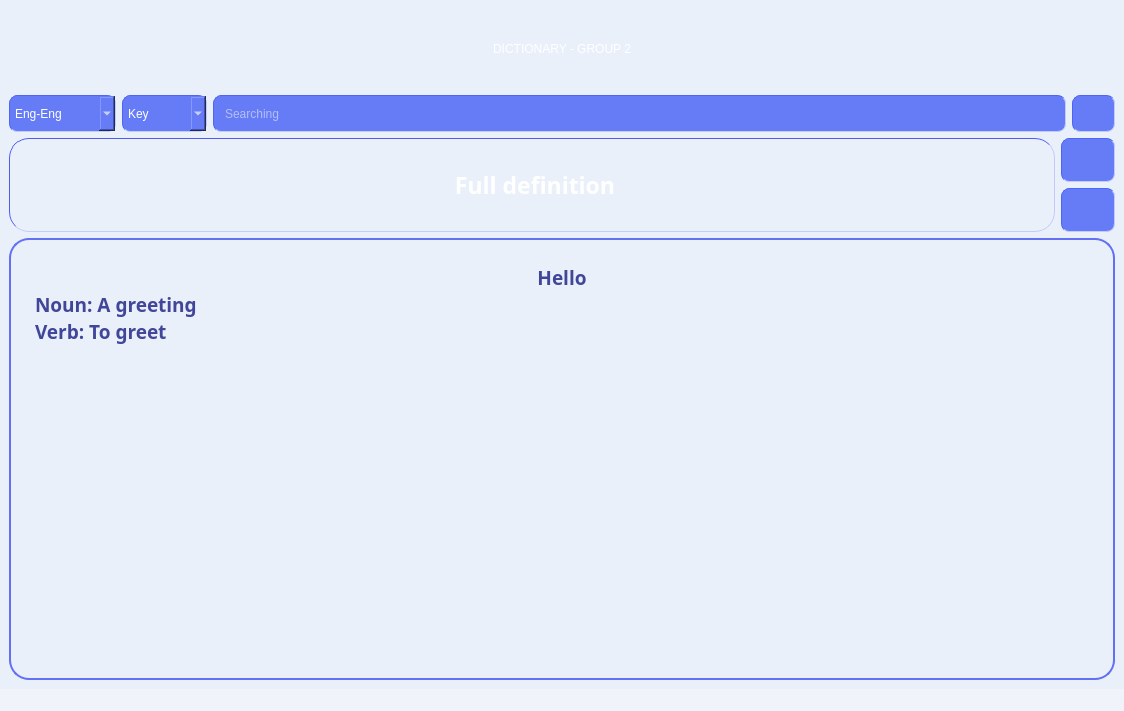
<?xml version="1.0" encoding="UTF-8"?>
<ui version="4.0">
 <class>MainWindow</class>
 <widget class="QMainWindow" name="MainWindow">
  <property name="geometry">
   <rect>
    <x>0</x>
    <y>0</y>
    <width>1124</width>
    <height>711</height>
   </rect>
  </property>
  <property name="font">
   <font>
    <family>Rounded Mplus 1c</family>
    <bold>true</bold>
   </font>
  </property>
  <property name="windowTitle">
   <string>MainWindow</string>
  </property>
  <property name="windowOpacity">
   <double>1.000000000000000</double>
  </property>
  <property name="layoutDirection">
   <enum>Qt::LeftToRight</enum>
  </property>
  <property name="autoFillBackground">
   <bool>false</bool>
  </property>
  <property name="styleSheet">
   <string notr="true">background-color: rgb(240, 243, 250);</string>
  </property>
  <widget class="QWidget" name="centralwidget">
   <property name="autoFillBackground">
    <bool>false</bool>
   </property>
   <property name="styleSheet">
    <string notr="true">background-color: rgb(233, 240, 250);</string>
   </property>
   <layout class="QGridLayout" name="gridLayout_3">
    <item row="1" column="0" colspan="2">
     <layout class="QGridLayout" name="gridLayout_5">
      <item row="0" column="2">
       <widget class="QComboBox" name="comboBox_2">
        <property name="sizePolicy">
         <sizepolicy hsizetype="Preferred" vsizetype="Preferred">
          <horstretch>4</horstretch>
          <verstretch>0</verstretch>
         </sizepolicy>
        </property>
        <property name="maximumSize">
         <size>
          <width>16777215</width>
          <height>10000000</height>
         </size>
        </property>
        <property name="focusPolicy">
         <enum>Qt::NoFocus</enum>
        </property>
        <property name="styleSheet">
         <string notr="true">padding: 5px;
border-color: rgb(77, 101, 246);
border-width : 1px;
border-style:inset;
border-radius: 8px;
  min-height: 1px;
  min-width: 1px;
color: white;
selection-color: rgb(39, 182, 240);
selection-background-color: rgb(77, 92, 245);
font: 11pt &quot;Comfortaa&quot;;
background-color: rgb(102, 124, 246);</string>
        </property>
        <item>
         <property name="text">
          <string>Key</string>
         </property>
        </item>
        <item>
         <property name="text">
          <string>Def</string>
         </property>
        </item>
       </widget>
      </item>
      <item row="0" column="0">
       <widget class="QComboBox" name="comboBox">
        <property name="sizePolicy">
         <sizepolicy hsizetype="Ignored" vsizetype="Ignored">
          <horstretch>5</horstretch>
          <verstretch>0</verstretch>
         </sizepolicy>
        </property>
        <property name="maximumSize">
         <size>
          <width>16777215</width>
          <height>10000000</height>
         </size>
        </property>
        <property name="contextMenuPolicy">
         <enum>Qt::DefaultContextMenu</enum>
        </property>
        <property name="styleSheet">
         <string notr="true">padding: 5px;
border-color: rgb(77, 101, 246);
border-width : 1px;
border-style:inset;
border-radius: 8px;
  min-height: 1px;
  min-width: 1px;
color: white;
selection-color: rgb(39, 182, 240);
selection-background-color: rgb(77, 92, 245);
font: 11pt &quot;Comfortaa&quot;;
background-color: rgb(102, 124, 246);</string>
        </property>
        <item>
         <property name="text">
          <string>Eng-Eng</string>
         </property>
        </item>
        <item>
         <property name="text">
          <string>Eng-Viet</string>
         </property>
        </item>
        <item>
         <property name="text">
          <string>Slang</string>
         </property>
        </item>
        <item>
         <property name="text">
          <string>Emoji</string>
         </property>
        </item>
       </widget>
      </item>
      <item row="0" column="4">
       <widget class="QPushButton" name="pushButton_9">
        <property name="sizePolicy">
         <sizepolicy hsizetype="Preferred" vsizetype="Preferred">
          <horstretch>2</horstretch>
          <verstretch>0</verstretch>
         </sizepolicy>
        </property>
        <property name="font">
         <font>
          <pointsize>14</pointsize>
         </font>
        </property>
        <property name="layoutDirection">
         <enum>Qt::LeftToRight</enum>
        </property>
        <property name="styleSheet">
         <string notr="true">padding: 6px;
border-color: rgb(77, 101, 246);
border-width : 1px;
border-style:inset;
border-radius: 8px;
  min-height: 1px;
  min-width: 1px;
background-color: rgb(102, 124, 246);</string>
        </property>
        <property name="text">
         <string/>
        </property>
        <property name="icon">
         <iconset resource="resources.qrc">
          <normaloff>:/img/images/search.svg</normaloff>:/img/images/search.svg</iconset>
        </property>
        <property name="iconSize">
         <size>
          <width>22</width>
          <height>27</height>
         </size>
        </property>
        <property name="autoDefault">
         <bool>false</bool>
        </property>
        <property name="default">
         <bool>false</bool>
        </property>
        <property name="flat">
         <bool>false</bool>
        </property>
       </widget>
      </item>
      <item row="0" column="3">
       <widget class="QLineEdit" name="lineEdit_2">
        <property name="sizePolicy">
         <sizepolicy hsizetype="Preferred" vsizetype="Preferred">
          <horstretch>40</horstretch>
          <verstretch>0</verstretch>
         </sizepolicy>
        </property>
        <property name="styleSheet">
         <string notr="true">padding: 9px;
border-color: rgb(77, 101, 246);
border-width : 1px;
border-style:inset;
border-radius: 8px;
  min-height: 1px;
  min-width: 1px;
background-color: rgb(102, 124, 246);
color: white;
selection-color: rgb(39, 182, 240);
selection-background-color: rgb(77, 92, 245);
font: 11pt &quot;Comfortaa&quot;;</string>
        </property>
        <property name="placeholderText">
         <string>Searching</string>
        </property>
       </widget>
      </item>
     </layout>
    </item>
    <item row="0" column="0" colspan="2">
     <layout class="QGridLayout" name="gridLayout">
      <item row="0" column="0">
       <widget class="QPushButton" name="pushButton">
        <property name="styleSheet">
         <string notr="true">padding: 30px;
border-radius: 20px;
  min-height: 20px;
  min-width: 20px;
background-image: url(:/background/images/bg/intro bg.png);
color: white;
font: 24pt &quot;Audiowide&quot;;</string>
        </property>
        <property name="text">
         <string>DICTIONARY - GROUP 2</string>
        </property>
       </widget>
      </item>
     </layout>
    </item>
    <item row="2" column="0" colspan="2">
     <layout class="QVBoxLayout" name="verticalLayout_3">
      <item>
       <layout class="QGridLayout" name="gridLayout_2">
        <property name="bottomMargin">
         <number>0</number>
        </property>
        <item row="1" column="0">
         <layout class="QGridLayout" name="gridLayout_6">
          <property name="bottomMargin">
           <number>0</number>
          </property>
          <item row="1" column="2">
           <widget class="QPushButton" name="pushButton_3">
            <property name="sizePolicy">
             <sizepolicy hsizetype="Minimum" vsizetype="Expanding">
              <horstretch>0</horstretch>
              <verstretch>0</verstretch>
             </sizepolicy>
            </property>
            <property name="styleSheet">
             <string notr="true">padding: 10px;
border-color: rgb(77, 101, 246);
border-width : 1px;
border-style:inset;
border-radius: 8px;
  min-height: 1px;
  min-width: 1px;
background-color: rgb(102, 124, 246);</string>
            </property>
            <property name="text">
             <string/>
            </property>
            <property name="icon">
             <iconset resource="resources.qrc">
              <normaloff>:/img/images/pencil.svg</normaloff>:/img/images/pencil.svg</iconset>
            </property>
            <attribute name="buttonGroup">
             <string notr="true">buttonGroup</string>
            </attribute>
           </widget>
          </item>
          <item row="0" column="0" rowspan="2" colspan="2">
           <widget class="QLabel" name="label_3">
            <property name="sizePolicy">
             <sizepolicy hsizetype="Preferred" vsizetype="Preferred">
              <horstretch>48</horstretch>
              <verstretch>0</verstretch>
             </sizepolicy>
            </property>
            <property name="minimumSize">
             <size>
              <width>82</width>
              <height>82</height>
             </size>
            </property>
            <property name="font">
             <font>
              <family>Comfortaa</family>
              <pointsize>17</pointsize>
              <italic>false</italic>
              <bold>false</bold>
             </font>
            </property>
            <property name="styleSheet">
             <string notr="true">padding: 30px;
border-color: rgb(78, 91, 247);
border-width : 1px;
border-style:inset;
border-radius: 20px;
  min-height: 20px;
  min-width: 20px;
background-image: url(:/background/images/bg/mid button.png);
font: 17pt &quot;Comfortaa&quot;;</string>
            </property>
            <property name="text">
             <string>&lt;html&gt;&lt;head/&gt;&lt;body&gt;&lt;p align=&quot;center&quot;&gt;&lt;span style=&quot; font-weight:700; color:#ffffff;&quot;&gt;Full definition&lt;/span&gt;&lt;/p&gt;&lt;/body&gt;&lt;/html&gt;</string>
            </property>
           </widget>
          </item>
          <item row="0" column="2">
           <widget class="QPushButton" name="pushButton_2">
            <property name="sizePolicy">
             <sizepolicy hsizetype="Minimum" vsizetype="Expanding">
              <horstretch>0</horstretch>
              <verstretch>0</verstretch>
             </sizepolicy>
            </property>
            <property name="styleSheet">
             <string notr="true">padding: 10px;
border-color: rgb(77, 101, 246);
border-width : 1px;
border-style:inset;
border-radius: 8px;
  min-height: 1px;
  min-width: 1px;
background-color: rgb(102, 124, 246);</string>
            </property>
            <property name="text">
             <string/>
            </property>
            <property name="icon">
             <iconset resource="resources.qrc">
              <normaloff>:/img/images/heart.svg</normaloff>
              <normalon>:/img/images/heart-fill.svg</normalon>:/img/images/heart.svg</iconset>
            </property>
            <attribute name="buttonGroup">
             <string notr="true">buttonGroup</string>
            </attribute>
           </widget>
          </item>
         </layout>
        </item>
        <item row="2" column="0">
         <widget class="QTextBrowser" name="textBrowser">
          <property name="sizePolicy">
           <sizepolicy hsizetype="Preferred" vsizetype="Preferred">
            <horstretch>50</horstretch>
            <verstretch>3</verstretch>
           </sizepolicy>
          </property>
          <property name="font">
           <font>
            <family>Comfortaa</family>
            <pointsize>13</pointsize>
            <italic>false</italic>
            <bold>false</bold>
           </font>
          </property>
          <property name="layoutDirection">
           <enum>Qt::LeftToRight</enum>
          </property>
          <property name="styleSheet">
           <string notr="true">padding: 20px;
border-width : 2px;
border-style:solid;
border-radius: 20px;
  min-height: 20px;
  min-width: 20px;
background-color: rgb(233, 240, 250);
border-color: rgb(99, 112, 243);
font: 13pt &quot;Comfortaa&quot;;</string>
          </property>
          <property name="html">
           <string>&lt;!DOCTYPE HTML PUBLIC &quot;-//W3C//DTD HTML 4.0//EN&quot; &quot;http://www.w3.org/TR/REC-html40/strict.dtd&quot;&gt;
&lt;html&gt;&lt;head&gt;&lt;meta name=&quot;qrichtext&quot; content=&quot;1&quot; /&gt;&lt;meta charset=&quot;utf-8&quot; /&gt;&lt;style type=&quot;text/css&quot;&gt;
p, li { white-space: pre-wrap; }
hr { height: 1px; border-width: 0; }
li.unchecked::marker { content: &quot;\2610&quot;; }
li.checked::marker { content: &quot;\2612&quot;; }
&lt;/style&gt;&lt;/head&gt;&lt;body style=&quot; font-family:'Comfortaa'; font-size:13pt; font-weight:400; font-style:normal;&quot;&gt;
&lt;p align=&quot;center&quot; style=&quot; margin-top:0px; margin-bottom:0px; margin-left:0px; margin-right:0px; -qt-block-indent:0; text-indent:0px;&quot;&gt;&lt;span style=&quot; font-size:14pt; font-weight:700; color:#414699;&quot;&gt;Hello&lt;/span&gt;&lt;/p&gt;
&lt;p align=&quot;justify&quot; style=&quot; margin-top:0px; margin-bottom:0px; margin-left:0px; margin-right:0px; -qt-block-indent:0; text-indent:0px;&quot;&gt;&lt;span style=&quot; font-size:14pt; font-weight:700; color:#414699;&quot;&gt;Noun: A greeting&lt;/span&gt;&lt;/p&gt;
&lt;p align=&quot;justify&quot; style=&quot; margin-top:0px; margin-bottom:0px; margin-left:0px; margin-right:0px; -qt-block-indent:0; text-indent:0px;&quot;&gt;&lt;span style=&quot; font-size:14pt; font-weight:700; color:#414699;&quot;&gt;Verb: To greet&lt;/span&gt;&lt;/p&gt;&lt;/body&gt;&lt;/html&gt;</string>
          </property>
          <property name="placeholderText">
           <string>Displaying...</string>
          </property>
         </widget>
        </item>
       </layout>
      </item>
     </layout>
    </item>
   </layout>
  </widget>
  <widget class="QStatusBar" name="statusbar"/>
 </widget>
 <resources>
  <include location="resources.qrc"/>
 </resources>
 <connections/>
 <buttongroups>
  <buttongroup name="buttonGroup"/>
 </buttongroups>
</ui>
